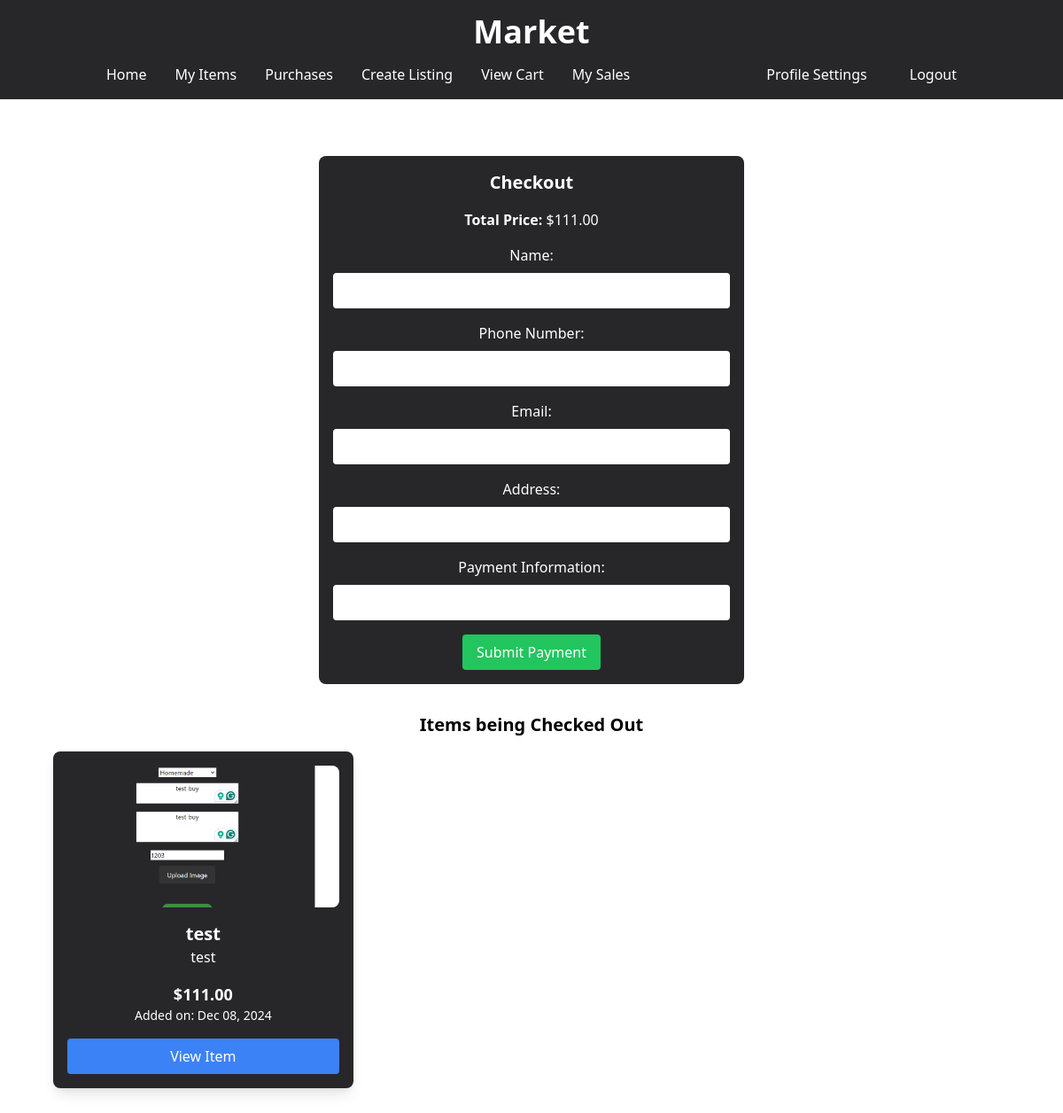
/Item/buy/21/ (signed in), run on the app's committed database.
### Item/models.py (models this page shows)
class Item(models.Model):
    CATEGORY_CHOICES = [
        ('handmade', 'Handmade'),
        ('collectible', 'Collectible'),
        ('general_market', 'General Market'),
    ]
    user = models.ForeignKey(settings.AUTH_USER_MODEL, on_delete=models.CASCADE, related_name="items")
    category = models.CharField(max_length=50, choices=CATEGORY_CHOICES)
    title = models.CharField(max_length=50)
    description = models.TextField()
    price = models.DecimalField(max_digits=10, decimal_places=2)
    image = models.ImageField(upload_to='item_images/', blank=False, null=False)
    addedDate = models.DateTimeField(auto_now_add=True)
    is_sold = models.BooleanField(default=False)

### Item/views.py (the view, shortened to what this page needs)
# urls.py: path('buy/<int:item_id>/', views.buy, name='buy'),
@login_required
def buy(request, item_id):
    item = get_object_or_404(Item, id=item_id)
    items = []
    items.append(item)
    return render(request, 'Item/buy.html', {'items': items, "price" : item.price})

### templates/Item/buy.html (shortened to what this page needs)
<!DOCTYPE html>
{% load static %}
<html lang="en">
<head>
    <link href="https://cdnjs.cloudflare.com/ajax/libs/tailwindcss/2.0.2/tailwind.min.css" rel="stylesheet">
    <script src="https://cdn.tailwindcss.com"></script>
</head>
<body>
    <div class="w-full bg-zinc-800">
        <div class="container mx-auto px-4 pt-4">
            <h1 class="text-4xl font-bold text-white text-center">Market</h1>
        </div>
        <div class="container mx-auto px-4 py-2">
            <nav class="flex justify-between items-center">
                <div class="flex">
                    <a href="{% url 'index' %}" class="text-white hover:text-gray-300 block px-4 py-2">Home</a>
                    <a href="{% url 'myItems' %}" class="text-white hover:text-gray-300 block px-4 py-2">My Items</a>
                    <a href="{% url 'purchases' %}" class="text-white hover:text-gray-300 block px-4 py-2">Purchases</a>
                    <a href="{% url 'createItem' %}" class="text-white hover:text-gray-300 block px-4 py-2">Create Listing</a>
                    <a href="{% url 'viewCart' %}" class="text-white hover:text-gray-300 block px-4 py-2">View Cart</a>
                    <a href="{% url 'mySales' %}" class="text-white hover:text-gray-300 block px-4 py-2">My Sales</a>
                </div>
                <div class="flex space-x-4">
                    {% if user.is_authenticated %}
                        <a href="{% url 'profile_settings' %}" class="text-white hover:text-gray-300 block px-4 py-2">Profile Settings</a>
                        <a href="{% url 'logout' %}" class="text-white hover:text-gray-300 block px-4 py-2">Logout</a>
                    {% else %}
                        <a href="{% url 'loginPage' %}" class="text-white hover:text-gray-300 block px-4 py-2">Login</a>
                    {% endif %}
                </div>
            </nav>
        </div>
    </div>
    <div class="w-full flex flex-col justify-center items-center text-center my-16">
        <div class="w-full mb-8">
            <div class="bg-zinc-800 w-[40%] mx-auto text-center text-white rounded-lg p-4">
                <h1 class="text-xl font-bold mb-4">Checkout</h1>
                <div class="mb-4">
                    <span class="font-semibold">Total Price:</span> ${{ price }}
                </div>
                <form method="post" class="space-y-4">
                    <div>
                        <label for="name" class="block mb-2">Name:</label>
                        <input type="text" id="name" name="name" required class="w-full px-4 py-2 rounded text-black">
                    </div>
                    <div>
                        <label for="number" class="block mb-2">Phone Number:</label>
                        <input type="tel" id="number" name="number" required pattern="[0-9]{10}"
                               title="Please enter a 10-digit phone number" class="w-full px-4 py-2 rounded text-black">
                    </div>
                    <div>
                        <label for="email" class="block mb-2">Email:</label>
                        <input type="email" id="email" name="email" required class="w-full px-4 py-2 rounded text-black">
                    </div>
                    <div>
                        <label for="address" class="block mb-2">Address:</label>
                        <input type="address" id="address" name="address" required class="w-full px-4 py-2 rounded text-black">
                    </div>
                    <div>
                        <label for="payment_info" class="block mb-2">Payment Information:</label>
                        <input type="text" id="payment_info" name="payment_info" required class="w-full px-4 py-2 rounded text-black">
                    </div>
                    <button type="submit" class="bg-green-500 text-white px-4 py-2 rounded hover:bg-green-600">
                        Submit Payment
                    </button>
                </form>
            </div>
        </div>
        <div class="w-full">
            <div class="text-center justify-center">
                <h1 class="text-xl font-bold mb-4 text-black">Items being Checked Out</h1>
            </div>
            <div class="w-[90%] mx-auto grid grid-cols-1 sm:grid-cols-2 lg:grid-cols-3 xl:grid-cols-4 gap-8">
                {% for item in items %}
                    <div class="bg-zinc-800 p-4 rounded-lg shadow-lg">
                        <img src="{{ item.image.url }}" alt="{{ item.title }}" class="w-full h-40 object-cover rounded-lg mb-4">
                        <h2 class="text-xl font-bold text-white">{{ item.title }}</h2>
                        <p class="text-white mb-4">{{ item.description|truncatewords:20 }}</p>
                        <p class="text-lg font-semibold text-white">${{ item.price }}</p>
                        <p class="text-sm text-white">Added on: {{ item.addedDate|date:"M d, Y" }}</p>
                        <a href="{% url 'showItem' item.id %}" class="block mt-4 text-center bg-blue-500 text-white py-2 rounded hover:bg-blue-600">
                            View Item
                        </a>
                    </div>
                {% endfor %}
            </div>
        </div>
    </div>
</body>
</html>

### data on the page
Item: price "111.00", image (picture), title "test", description "test", addedDate "Dec 08, 2024"
